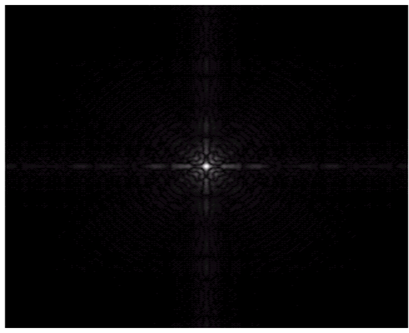
#> input picture dft.png, 409 x 333 px
$ jupyter execute 'Lab3_Log Transformation.ipynb'
#> lines starting #> are read from the running program, lines starting #| are printed output that depends on the picture; after the words box and inside, x2 and y2 are one past the last pixel; in counts of white or black regions, pixels touching at a corner belong together
[cell 1]
#log transformation

import cv2
import numpy as np

img_1 = cv2.imread('dft.png',0)
#> img_1: shape (333, 409); min 0, max 255, mean 12

# converting into integer data type
img_2 = np.uint8(np.log1p(img_1))
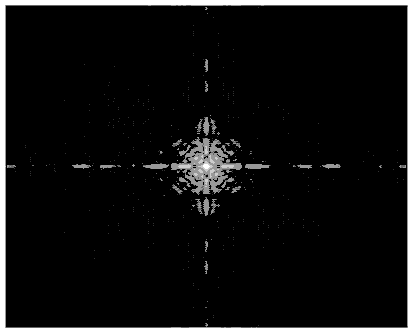
#> img_2: shape (333, 409); min 0, max 5, mean 0.32; drawn with min black and max white

thresh = 1
img_3 = cv2.threshold(img_2, thresh, 255, cv2.THRESH_BINARY)[1]
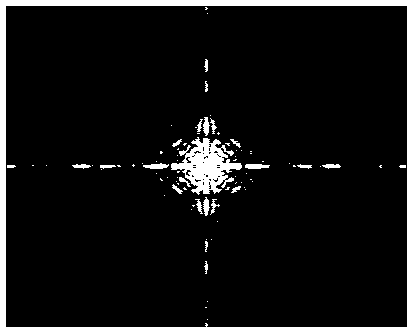
#> img_3: shape (333, 409); 7.9% white; 83 white regions (59 under 20 px), largest, box (x1, y1, x2, y2) and area: (0, 0, 409, 333) 7484, (171, 137, 242, 195) 1983, (143, 163, 169, 169) 104

cv2.imshow('input image', img_1)
cv2.imshow('log transformed', img_3)
cv2.waitKey(100000000)
cv2.destroyAllWindows()

$ run again, with 2.png copied over dft.png
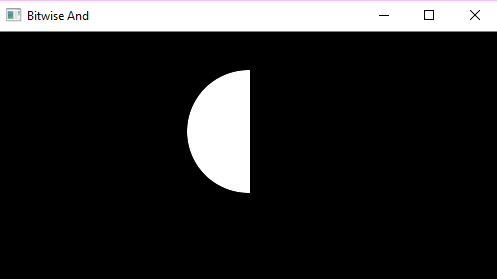
#> input picture 2.png, 497 x 279 px
#> `img_3 = cv2.threshold(img_2, thresh, 255, cv2.THRESH_BINARY)[1]`:
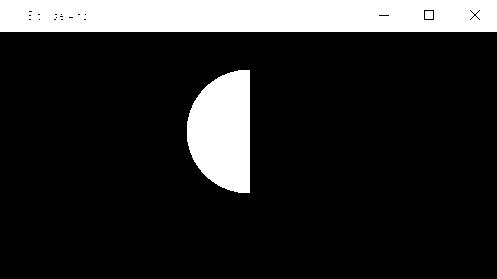
#> img_3: shape (279, 497); 15.9% white; 3 white regions, box (x1, y1, x2, y2) and area: (0, 0, 497, 32) 15744, (187, 70, 250, 193) 6185, (425, 11, 433, 19) 64
